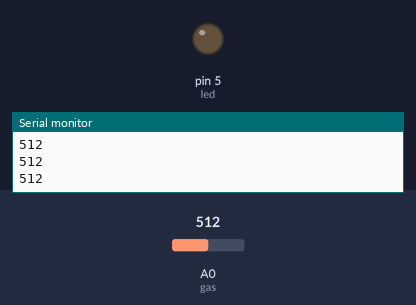
Simulated run of this sketch. Board: Arduino Uno, built with avr-gcc and run on an emulated ATmega328P. On the bench: output pins drawn as LEDs (lit = HIGH), the last lines printed to the serial monitor. The test bench sets the inputs (shaded band); at power-on: A0 (gas) = 512.

Above: at 1.3 s.
1.4 s: A0 (gas) set to 992
2.9 s: A0 (gas) set to 1015
At 3.4 s:
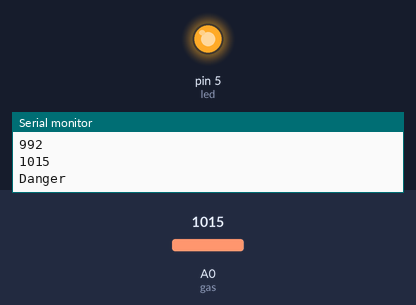
4.5 s: A0 (gas) set to 990
At 5.7 s:
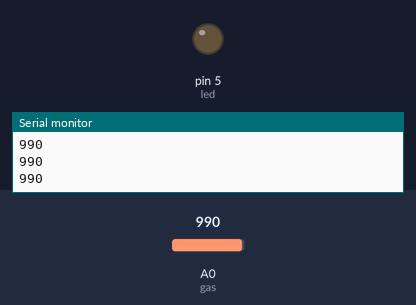
6.0 s: A0 (gas) set to 1010
At 7.0 s:
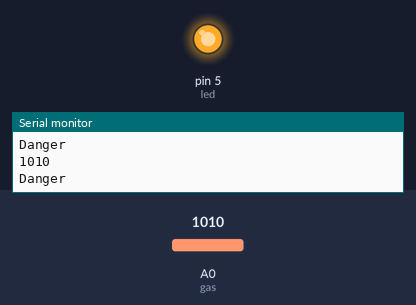
Timing chart, 0 to 8.5 s (numbered marks = the images above; inputs shaded):
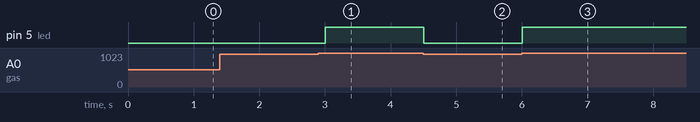

Measured:
- the behaviour switches between 999 and 1000 on A0 (gas) (found by bisection; images 0 and 1)
- after the input at 2.9 s, pin 5 (led): LOW → HIGH after 0.10 s
- after the input at 4.5 s, pin 5 (led): HIGH → LOW at once
- after the input at 6.0 s, pin 5 (led): LOW → HIGH at once

The sketch:

gas_sensor_analog_pins.ino
```cpp
/*Gas sensor readings and indicating dangerous gases using led and gas values are displayed in serial monitor using analog pins    */

int gas=A0;
int val;
int led=5;
void setup(){
  Serial.begin(9600);
  pinMode(gas,INPUT);
  pinMode(led,OUTPUT);

}
void loop(){
  val=analogRead(gas);
  Serial.println(val);
  if(val>=1000){
    digitalWrite(led,HIGH);
    Serial.println("Danger");
  }
  else{
    digitalWrite(led,LOW);
  };
  delay(500);
}
```
